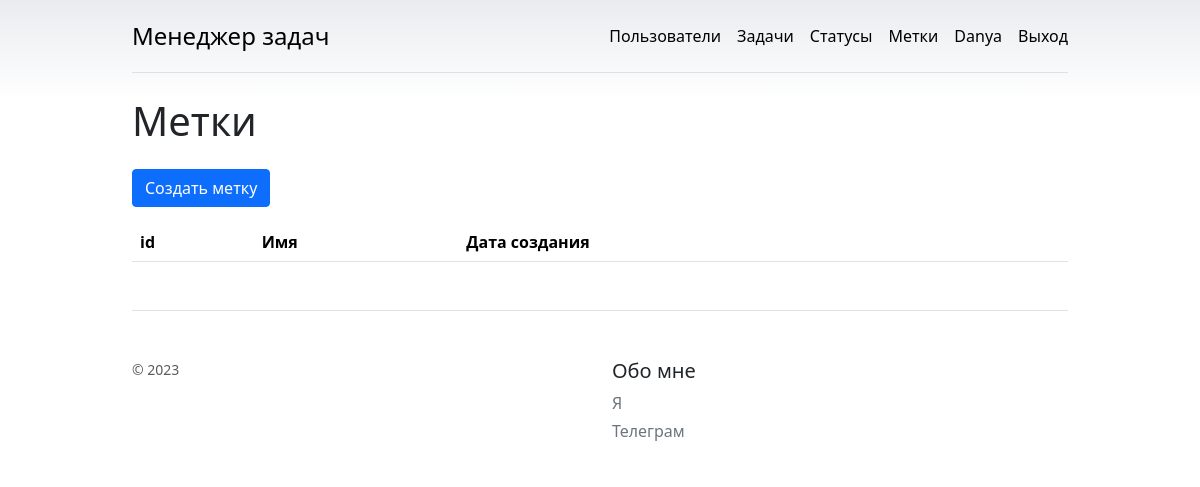
The page /labels/ (signed in) on the database as committed earlier.
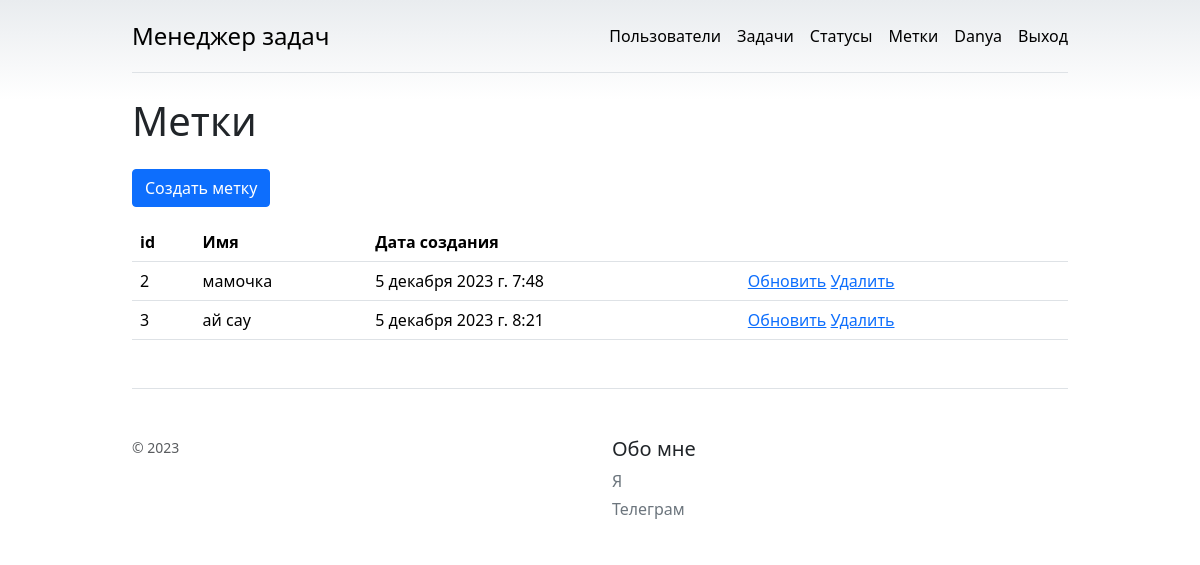
The same page on the database as committed later.
### task_manager/labels/models.py (models this page shows, shortened)
class Label(models.Model):
    name = models.CharField(max_length=50)
    timestamp = models.DateTimeField(auto_now_add=True)

### task_manager/labels/views.py (the view)
# urls.py: path('', views.IndexLabelView.as_view(), name='index'),
class IndexLabelView(LoginRequiredMixin, View):
    def get(self, request, *args, **kwargs):
        labels = Label.objects.all()
        return render(request, 'labels/index.html', {'labels': labels})

### task_manager/templates/labels/index.html (shortened to what this page needs)
{% extends "base.html" %}
{% load django_bootstrap5 %}
{% load i18n %}
{% block content %}
<h1 class="h1 my-4">
  {% translate "Labels" %}
</h1>
<a class="btn btn-primary mb-3" href="{% url "labels:create" %}">{% translate 'Label create' %}</a>
<table class="table">
    <thead>
      <tr>
        <th scope="col">id</th>
        <th scope="col">{% translate "Name" %}</th>
        <th scope="col">{% translate "Date of creation" %}</th>
        <th scope="col"></th>
      </tr>
    </thead>
    <tbody>
    {% for label in labels %}
      <tr>
        <td>{{ label.id }}</td>
        <td>{{ label.name }}</td>
        <td>{{ label.timestamp }}</td>
        <td>
            <a href="{% url 'labels:update' pk=label.id %}">{% translate 'Update'%}</a>
            <a href="{% url 'labels:delete' pk=label.id %}">{% translate 'Delete'%}</a>
        </td>
      </tr>
    {% endfor %}
    </tbody>
  </table>
{% endblock content %}

Rows that differ between the two databases and show on the page:
added Label: id "2", name "мамочка", timestamp "5 декабря 2023 г. 7:48"
added Label: id "3", name "ай сау", timestamp "5 декабря 2023 г. 8:21"
